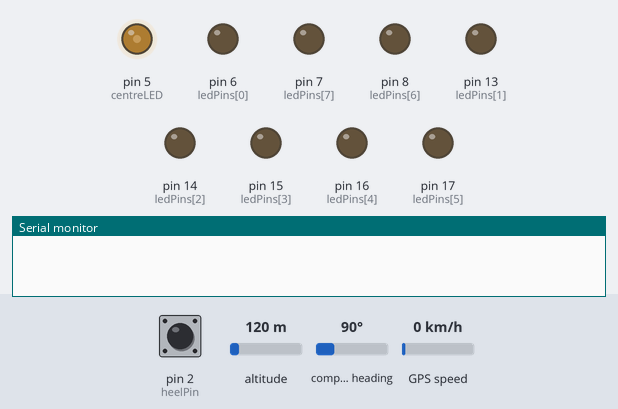
A sketch run on a simulated Arduino Uno, built with avr-gcc and run on an emulated ATmega328P. On the bench: output pins drawn as LEDs (lit = HIGH), the last lines printed to the serial monitor. Dashed ring = blinking. Inputs (shaded band) come from the test bench; at power-on: pin 2 (heelPin) HIGH, altitude 120 m, compass heading 90°, GPS speed 0 km/h. The GPS gets a fix after 3 s at 37.7749, -122.4194 with 8 satellites; no radio packets arrive unless stated.

Above: at 1.2 s.
1.3 s: pin 2 (heelPin) pulled LOW for 0.15 s
At 1.95 s:
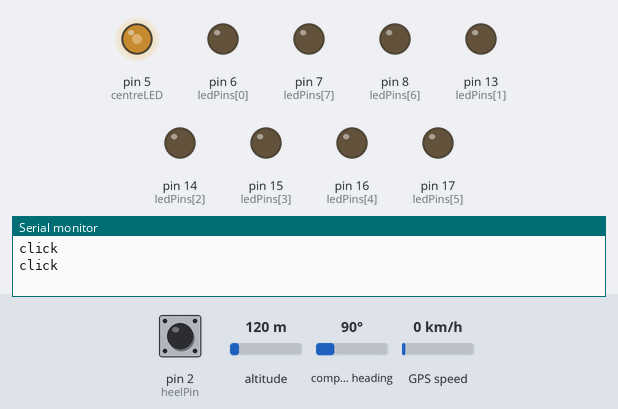
4.4 s: pin 2 (heelPin) pulled LOW for 1 s
At 4.4 s:
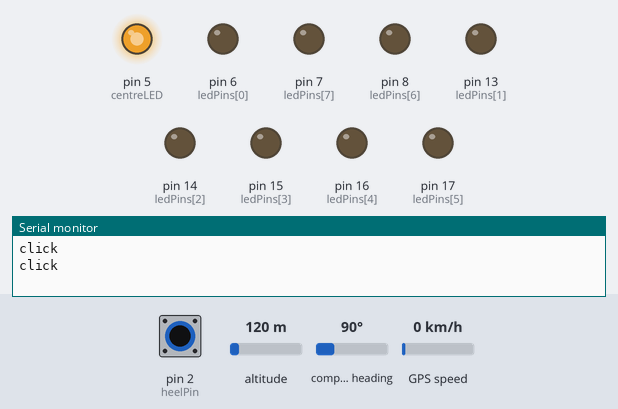
At 6.5 s:
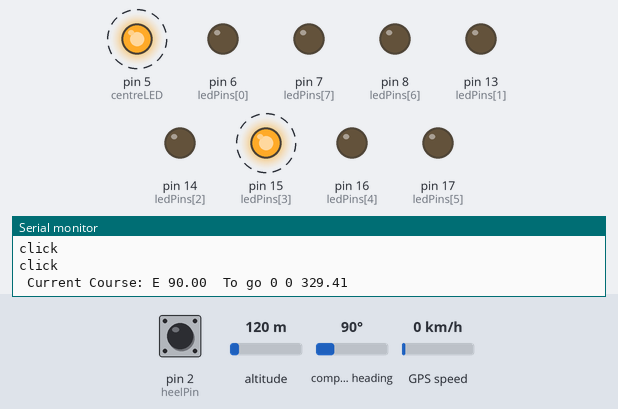
Timing chart, 0 to 14.4 s (numbered marks = the images above; inputs shaded):
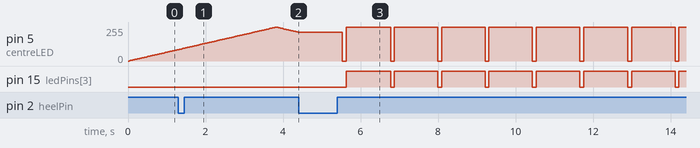

Measured:
- after the input at 4.4 s, pin 15 (ledPins[3]): alternates HIGH for 1.1 s and LOW for 0.10 s, starting after 1.2 s
- by itself, pin 5 (centreLED): alternates 255/255 for 1.1 s and 0/255 for 0.10 s

The sketch:

nplh.ino
```cpp
/*
 No Place Like Home
 Becky Stewart
 Codasign
 becky@codasign.com
 July 2012

 Serial port reads in GPS data and writes out
 instructions to remote XBee controlling LEDS.


 */

#include <TinyGPS.h>
#include <VirtualWire.h>
#include <SoftwareSerial.h>

SoftwareSerial softSerial(3, 4); // RX, TX

const int gpsIn = 1;
const int heelPin = 2;

int centreLED = 5;
int ledPins[] = {
  6, 13, 14, 15, 16, 17, 8, 7};

int ledsLen = 8;
/*
 N  6
 NE 13
 E  14
 SE 15
 S  16
 SW 17
 W  8
 NW 7
 */

int fadeValue = 0;
int fadeDirection = 2;

unsigned long lastGPSfeed;

const unsigned long timeLimit = 5000;
const int triggerNum = 3;

unsigned long initDetect;
int currCount = 0;

int goHome = 0;


int headingValue;
float startLat = 0.0;
float startLon = 0.0;

TinyGPS gps;

float homeLat = 37.6922, homeLon = 97.3372;

//---------------------------------------------------------------------------------
// setup - called once at startup
//---------------------------------------------------------------------------------
void setup()
{
  Serial.begin(57600);
  softSerial.begin(9600);

  // set up interrupt for heel clicks
  pinMode(heelPin, INPUT);
  digitalWrite(heelPin, HIGH);
  attachInterrupt(0, heelClicked, CHANGE);

  // set up LED display
  for (int i=0; i<ledsLen; i++){
    pinMode(ledPins[i], OUTPUT);
  }

  // Initialise the IO and ISR
  vw_set_ptt_inverted(true); // Required for DR3100
  vw_setup(2000);	 // Bits per sec

  // initialise GPS reading timer
  lastGPSfeed = millis();
}

//---------------------------------------------------------------------------------
// loop - called continuously while powered
//---------------------------------------------------------------------------------
void loop()
{
  bool newdata = false;
  unsigned long loopStart = millis();

  // if it's been longer than the time limit
  // reset the counter
  if ( currCount > 0 && (loopStart-initDetect) > timeLimit )
  {
    currCount = 0;
    softSerial.println("resetting counter");
  }

  // heels have been clicked
  if ( currCount >= triggerNum && (timeLimit-initDetect) )
  {
    // print the results to the serial monitor:
    softSerial.print("starting directions " );
    softSerial.println(currCount);
    currCount = 0;
    goHome = 1;
  }

  // we are showing directions
  if ( goHome ){
    // Every second we print an update
    while ( millis() - loopStart < 1000)
    {
      if (feedgps())
        newdata = true;
    }
    // spin lights if we don't have a signal
    // show directions if we do
    updateGPS(gps);
  }
  else {
    standby();
  }
}

//---------------------------------------------------------------------------------
// gpsdump - reads in GPS data
//---------------------------------------------------------------------------------
static void updateGPS(TinyGPS &gps)
{
  float flat, flon;
  unsigned long age, date, time, chars = 0;
  unsigned short sentences = 0, failed = 0;
  unsigned long invalid = 0;


  gps.f_get_position(&flat, &flon, &age);

  // if GPS isn't receiving a signal, just flash lights
  if(TinyGPS::GPS_INVALID_F_ANGLE == flat || TinyGPS::GPS_INVALID_F_ANGLE == flon) {
    Serial.println("invalid position");
    spinLights();
  }
  // if receiving a signal, go ahead and compute location and distance
  else{
    // get current course
    softSerial.print("Current Latitude: ");
    softSerial.print(flat);
    softSerial.print(" Current Longitude: ");
    softSerial.print(flon);

    // keep track of where we are once we've started
    // navigating home (to keep track of distance travelled
    // once we start going home)
    if ( goHome && startLat == 0.0 && startLon == 0.0) {
      startLat = flat;
      startLon = flon;
    }

    // update directions
    int total_dist = TinyGPS::distance_between(startLat, startLon, homeLat, homeLon) / 1000;
    int dist_travelled = TinyGPS::distance_between(startLat, startLon, flat, flon) / 1000;
    float current_course = gps.f_course();
    float course_to_home = TinyGPS::course_to(flat, flon, homeLat, homeLon);

    // send distance to right shoe for lights
    int d = dist_travelled/total_dist * 6.0;
    sendDistanceToRight(d);
    Serial.print(" Current Course: ");
    Serial.print(TinyGPS::cardinal(gps.f_course()));
    Serial.print(" ");
    Serial.print(current_course);
    Serial.print(" ");


    Serial.print(" To go ");
    Serial.print(dist_travelled);
    Serial.print(" ");
    Serial.print(d);
    Serial.print(" ");
    Serial.println(course_to_home);
    const char *str = TinyGPS::cardinal(course_to_home);
    updateLightsHeading(current_course, course_to_home);

  }
}


//---------------------------------------------------------------------------------
// feedgps - returns true if GPS data available
//---------------------------------------------------------------------------------
static bool feedgps()
{
  while (Serial.available())
  {
    if (gps.encode(Serial.read()))
      return true;
  }
  return false;
}

//---------------------------------------------------------------------------------
// heelClicked - increments counter for heel clicks
//---------------------------------------------------------------------------------
void heelClicked() {
  currCount++;
  Serial.println("click");
  // if this is the first knock
  // note the time
  if ( currCount == 1 )
  {
    initDetect = millis();
  }
}

//---------------------------------------------------------------------------------
// standby - standby power light
//---------------------------------------------------------------------------------
void standby(){
  // fade centre from min to max in increments of 5 points:
  analogWrite(centreLED, fadeValue);

  fadeValue += fadeDirection;
  if(fadeValue > 253 || fadeValue < 2)
    fadeDirection = -1*fadeDirection;


  delay(30);
}

//---------------------------------------------------------------------------------
// spinLights - spinning light pattern
//---------------------------------------------------------------------------------
void spinLights()
{
  digitalWrite(centreLED, LOW);
  for (int i=0; i<ledsLen; i++){
    digitalWrite(ledPins[i], HIGH);
    delay(200);
    digitalWrite(ledPins[i], LOW);
  }
}

//---------------------------------------------------------------------------------
// updateLightsHeading - update light indicating north
//---------------------------------------------------------------------------------
void updateLightsHeading(float c, float h)
{
  // turn off all LEDs
  for (int i=0; i<ledsLen; i++){
    digitalWrite(ledPins[i], LOW);
  }

  //given a heading and a direction, calculate which of 8
  // LEDs should light up (valued 0-7)
  float relativeAngle;
  int ledOn;

  // calculate relative angle
  relativeAngle = c-h;

  // ensure relative angle is in the range 0-360
  relativeAngle = modulo360((int)relativeAngle);

  // calculate LED based upon borders of (x*45)+22.5 degrees for x = (0...7)
  ledOn = floor(modulo360(relativeAngle+22.5)/45);

  digitalWrite(centreLED, LOW);
  delay(100);
  digitalWrite(centreLED, HIGH);
  digitalWrite(ledPins[ledOn], HIGH);
  softSerial.println(ledOn);
}

//---------------------------------------------------------------------------------
// modulo360: simple modulo 360. Negative numbers are set within
// the 0-360 range which is not done by built in Processing modulo
//---------------------------------------------------------------------------------
float modulo360(int val)
{
  // ifval is < 0, set it within 0-360
  while (val < 0)
  {
    val = val+360;
  }

  // if val is > 360, set within 0-360
  val = val % 360;

  return val;
}

//---------------------------------------------------------------------------------
// sendDistanceToRight - sends an int between 1 and 6 to right shoe
//---------------------------------------------------------------------------------
void sendDistanceToRight(int dist)
{
  uint8_t msg[] = {
    dist    };

  vw_send(msg, 1);
  vw_wait_tx(); // Wait until the whole message is gone
}
```
